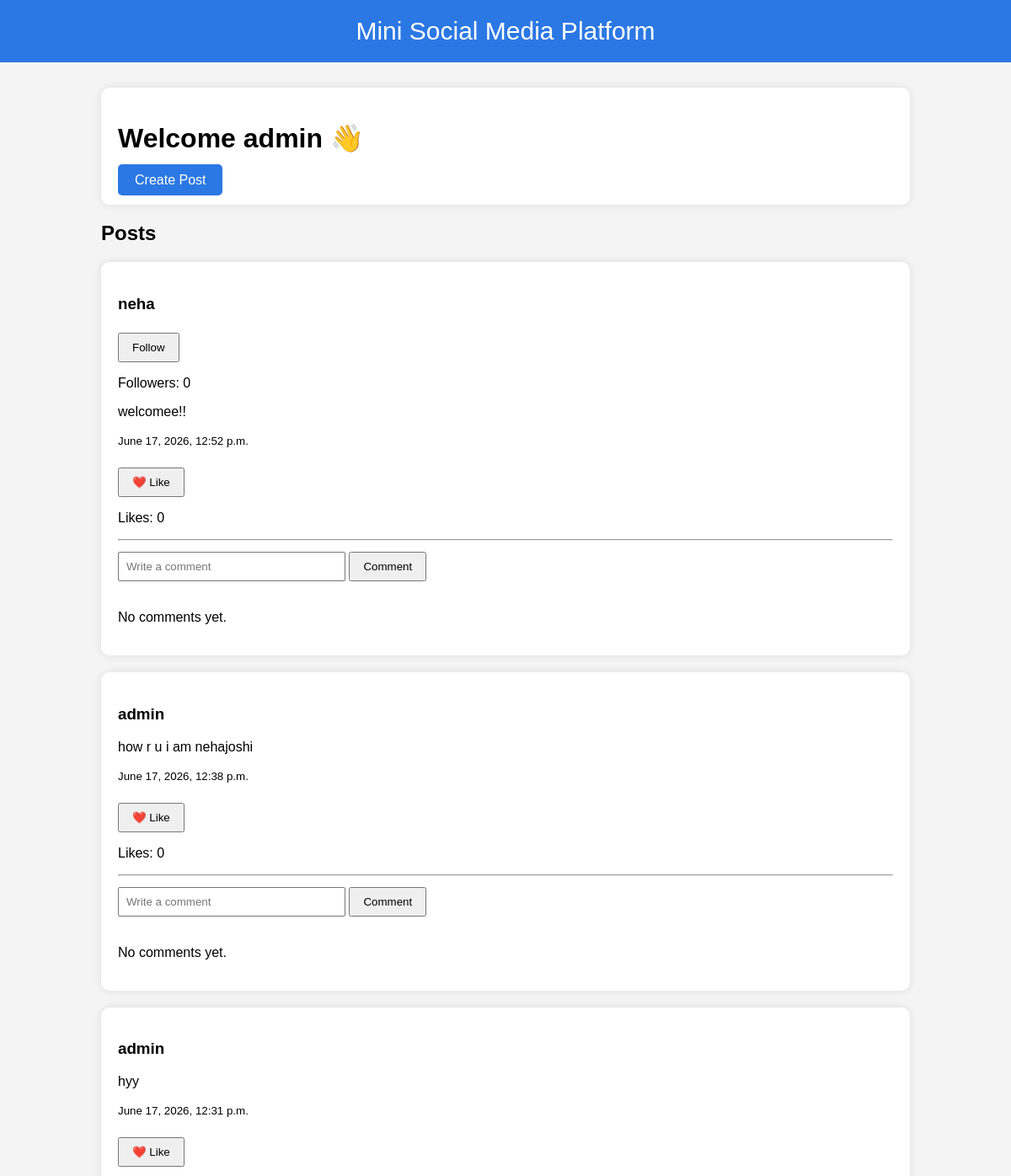
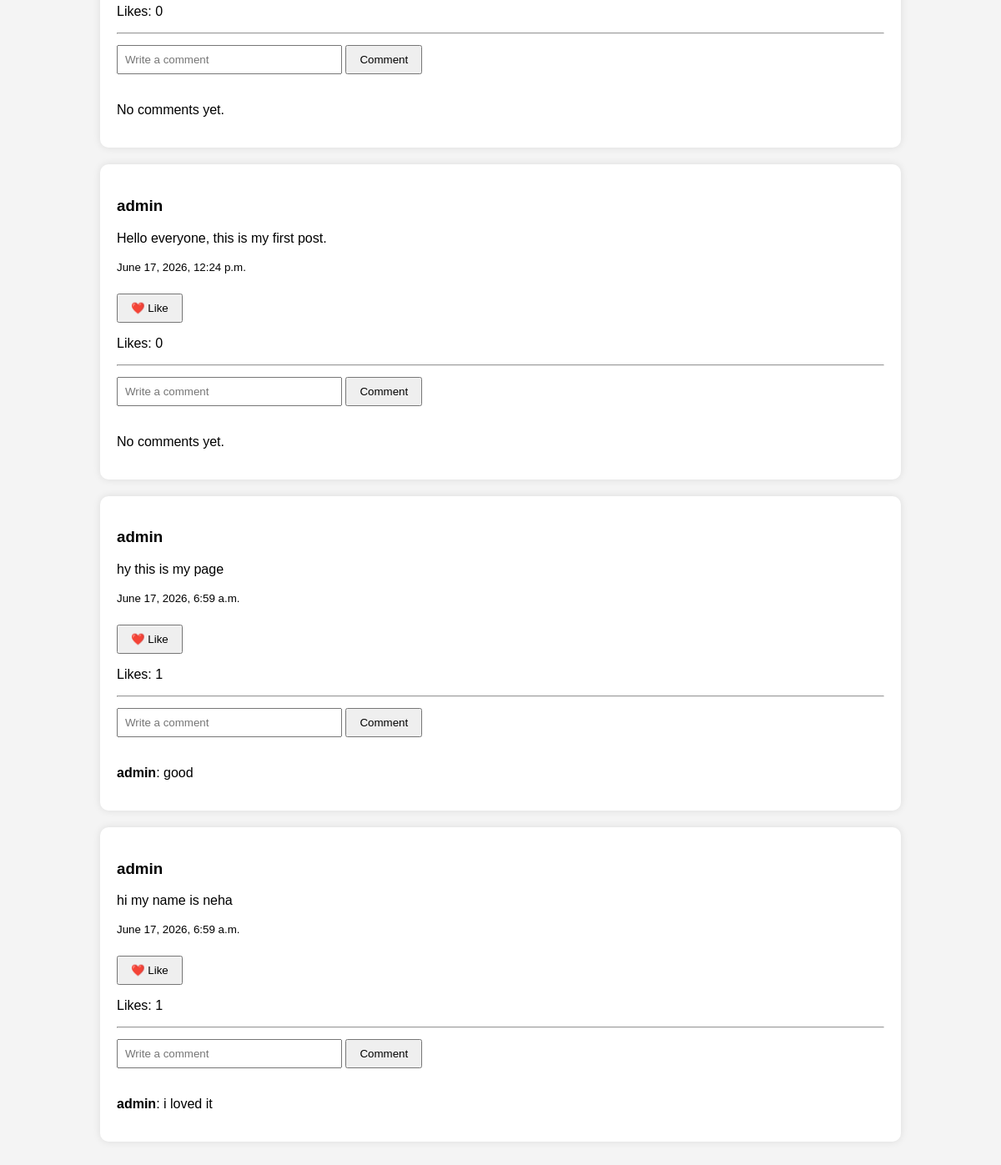
Screenshot of / (signed in) with the database file from the repository (2 pictures, top to bottom).
### socialapp/models.py (models this page shows, shortened)
class Post(models.Model):
    user = models.ForeignKey(User, on_delete=models.CASCADE)
    content = models.TextField()
    created_at = models.DateTimeField(auto_now_add=True)

class Comment(models.Model):
    post = models.ForeignKey(
        Post,
        on_delete=models.CASCADE,
        related_name='comment_set'
    )
    user = models.ForeignKey(User, on_delete=models.CASCADE)
    text = models.TextField()
    created_at = models.DateTimeField(auto_now_add=True)

### socialapp/views.py (the view)
# urls.py: path('', views.home, name='home'),
def home(request):
    posts = Post.objects.all().order_by('-created_at')
    return render(
        request,
        'socialapp/home.html',
        {
            'posts': posts,
            'user': request.user
        }
    )

### socialapp/templates/socialapp/home.html (shortened to what this page needs)
<!doctype html>
<html>
  <head>
  </head>
  <body>
    <div class="navbar">Mini Social Media Platform</div>
    <div class="container">
      <div class="card">
        <h1>Welcome {{ user.username }} 👋</h1>
        <a href="/create-post/" class="btn"> Create Post </a>
      </div>
      <h2>Posts</h2>
      {% for post in posts %}
      <div class="card">
        <h3>{{ post.user.username }}</h3>
        {% if user != post.user %}
        <form action="/follow/{{ post.user.id }}/" method="POST">
          <button type="submit">Follow</button>
        </form>
        <p>Followers: {{ post.user.followers.count }}</p>
        {% endif %}
        <p>{{ post.content }}</p>
        <small>{{ post.created_at }}</small>
        <br /><br />
        <form action="/like/{{ post.id }}/" method="POST">
          <button type="submit">❤️ Like</button>
        </form>
        <p>Likes: {{ post.like_set.count }}</p>
        <hr />
        <form action="/comment/{{ post.id }}/" method="POST">
          <input type="text" name="text" placeholder="Write a comment" />
          <button type="submit">Comment</button>
        </form>
        <br />
        {% for comment in post.comment_set.all %}
        <p><b>{{ comment.user.username }}</b>: {{ comment.text }}</p>
        {% empty %}
        <p>No comments yet.</p>
        {% endfor %}
      </div>
      {% empty %}
      <div class="card">
        <p>No posts yet.</p>
      </div>
      {% endfor %}
    </div>
  </body>
</html>

### socialapp/templates/socialapp/home.html (style rules this page uses)
body { font-family: Arial, sans-serif; background: #f4f4f4; margin: 0; }
.navbar { background: #2b78e4; color: white; text-align: center; padding: 20px; font-size: 30px; }
.container { width: 80%; margin: 30px auto; }
.card { background: white; padding: 20px; border-radius: 10px; margin-bottom: 20px; box-shadow: 0 0 10px rgba(0, 0, 0, 0.1); }
.btn { background: #2b78e4; color: white; padding: 10px 20px; text-decoration: none; border-radius: 5px; }
button { padding: 8px 15px; margin-top: 5px; }
input { padding: 8px; width: 250px; }

### rows the page displays
Post: user.username "neha", user.followers.count "0", content "welcomee!!", created_at "June 17, 2026, 12:52 p.m.", like_set.count "0"
Post: user.username "admin", content "how r u i am nehajoshi", created_at "June 17, 2026, 12:38 p.m.", like_set.count "0"
Post: user.username "admin", content "hyy", created_at "June 17, 2026, 12:31 p.m.", like_set.count "0"
Post: user.username "admin", content "Hello everyone, this is my first post.", created_at "June 17, 2026, 12:24 p.m.", like_set.count "0"
Post: user.username "admin", content "hy this is my page", created_at "June 17, 2026, 6:59 a.m.", like_set.count "1"
Comment: user.username "admin", text "good"
Post: user.username "admin", content "hi my name is neha", created_at "June 17, 2026, 6:59 a.m.", like_set.count "1"
Comment: user.username "admin", text "i loved it"

### other values shown
{{ user.username }} "admin"
